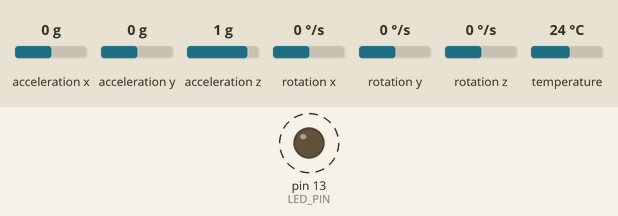
The sketch below on a simulated Arduino Uno, built with avr-gcc and run on an emulated ATmega328P. Shown: output pins drawn as LEDs (lit = HIGH). Dashed ring = blinking. The test bench sets the inputs (shaded band); at power-on: acceleration x 0 g, acceleration y 0 g, acceleration z 1 g, rotation x 0 °/s, rotation y 0 °/s, rotation z 0 °/s, temperature 24 °C. What the sketch prints to the serial monitor is not drawn.

Above: at 1.2 s.
1.3 s: acceleration x set to -1.4 g
4.3 s: acceleration y set to -1.4 g
7.3 s: acceleration z set to -1.4 g
10.3 s: rotation x set to -192 °/s
Timing chart, 0 to 14.3 s (numbered marks = the images above; inputs shaded):
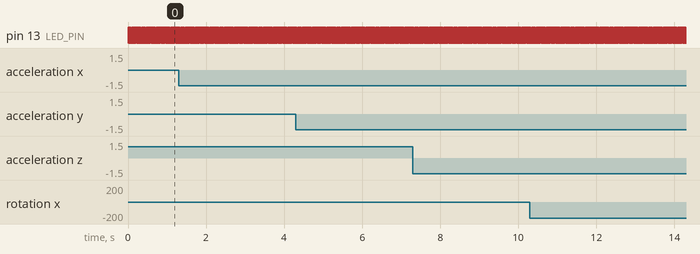

The sketch:

MPU6050_RAW.ino
```cpp
// I2Cdev and MPU6050 must be installed as libraries, or else the .cpp/.h files
// for both classes must be in the include path of your project
#include "I2Cdev.h"
#include "MPU6050.h"

// Arduino Wire library is required if I2Cdev I2CDEV_ARDUINO_WIRE implementation
// is used in I2Cdev.h
#if I2CDEV_IMPLEMENTATION == I2CDEV_ARDUINO_WIRE
    #include "Wire.h"
#endif

#define INTERRUPT_PIN 2  // use pin 2 on Arduino Uno & most boards
#define LED_PIN 13       // (Arduino is 13, Teensy is 11, Teensy++ is 6)
bool blinkState = false;

MPU6050 mpu;

// packet structure for InvenSense teapot demo (28 bytes)
uint8_t teapotPacket[28] = { '$', 0x03, 0,0, 0,0, 0,0, 0,0, 0,0, 0,0, 0,0, 0,0, 0,0, 0,0, 0,0, 0x00, 0x00, '\r', '\n' };

void setup() {
    #if I2CDEV_IMPLEMENTATION == I2CDEV_ARDUINO_WIRE
        Wire.begin();
        Wire.setClock(400000);
    #elif I2CDEV_IMPLEMENTATION == I2CDEV_BUILTIN_FASTWIRE
        Fastwire::setup(400, true);
    #endif

    Serial.begin(115200);
    while (!Serial);

    mpu.initialize();

    // Optional: set offsets if needed (use calibration script or defaults)
    // mpu.setXAccelOffset(...);
    // mpu.setYAccelOffset(...);
    // mpu.setZAccelOffset(...);
    // mpu.setXGyroOffset(...);
    // mpu.setYGyroOffset(...);
    // mpu.setZGyroOffset(...);

    pinMode(LED_PIN, OUTPUT);
}

void loop() {
    int16_t ax, ay, az, gx, gy, gz;
    mpu.getMotion6(&ax, &ay, &az, &gx, &gy, &gz);
    int16_t temperature = mpu.getTemperature();

    // Quaternion: not available in raw mode, fill with zeros (or optionally estimated)
    teapotPacket[2] = 0; teapotPacket[3] = 0;   // q0 (w)
    teapotPacket[4] = 0; teapotPacket[5] = 0;   // q1 (x)
    teapotPacket[6] = 0; teapotPacket[7] = 0;   // q2 (y)
    teapotPacket[8] = 0; teapotPacket[9] = 0;   // q3 (z)

    // Gyro (x, y, z) [big endian]
    teapotPacket[10] = gx >> 8;
    teapotPacket[11] = gx & 0xFF;
    teapotPacket[12] = gy >> 8;
    teapotPacket[13] = gy & 0xFF;
    teapotPacket[14] = gz >> 8;
    teapotPacket[15] = gz & 0xFF;

    // Accel (x, y, z) [big endian]
    teapotPacket[16] = ax >> 8;
    teapotPacket[17] = ax & 0xFF;
    teapotPacket[18] = ay >> 8;
    teapotPacket[19] = ay & 0xFF;
    teapotPacket[20] = az >> 8;
    teapotPacket[21] = az & 0xFF;

    // Temperature [big endian]
    teapotPacket[22] = temperature >> 8;
    teapotPacket[23] = temperature & 0xFF;

    // Counter (optional, 8-bit, rolls over at 255)
    static uint8_t packetCount = 0;
    teapotPacket[24] = packetCount++;
    teapotPacket[25] = 0x00; // reserved or zero

    // [26] = '\r', [27] = '\n' already set

    Serial.write(teapotPacket, 28);

    // Blink LED to indicate activity
    blinkState = !blinkState;
    digitalWrite(LED_PIN, blinkState);

    delay(10); // ~100Hz output, adjust as needed
}
```

Measured:
- by itself, pin 13 (LED_PIN): alternates HIGH for 0.01 s and LOW for 0.01 s
